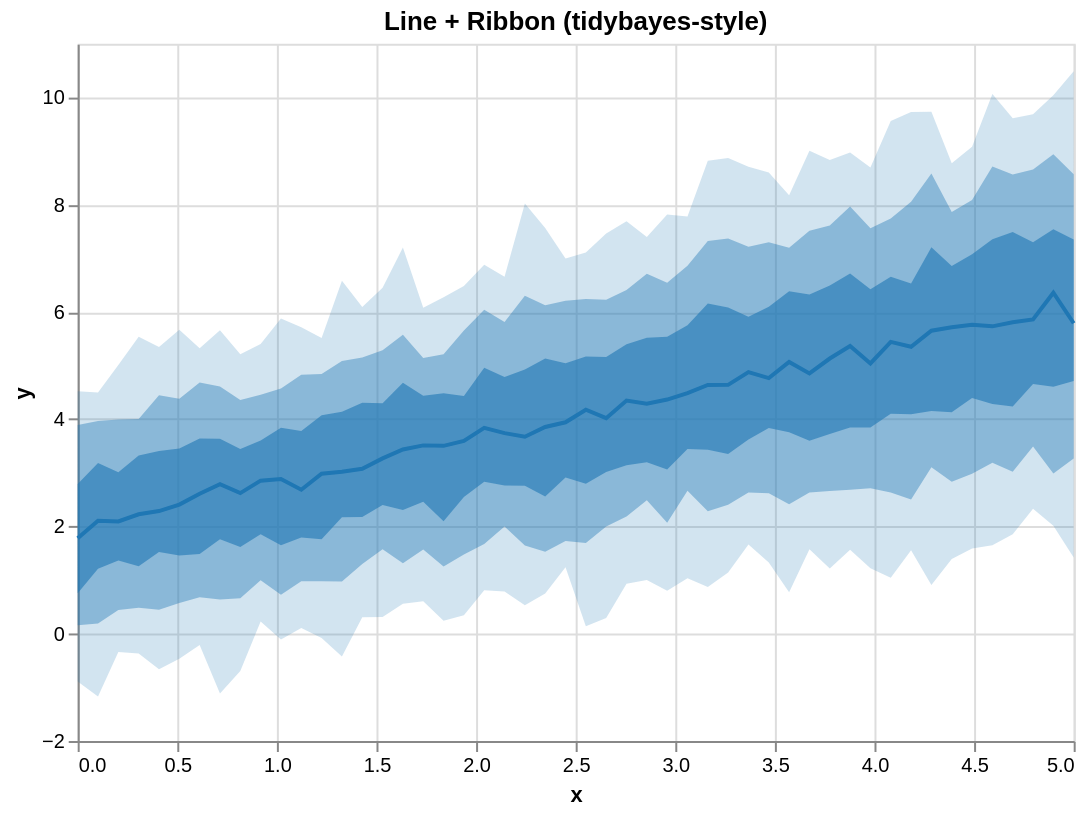

Write the Vega-Lite specification saved for this chart.
### Vega-Lite specification from a JSON file in a GitHub repository (floating-point values rounded to 4 significant figures)
{"$schema": "https://vega.github.io/schema/vega-lite/v5.json", "height": 350, "layer": [{"encoding": {"x": {"field": "x", "type": "quantitative"}, "y2": {"field": "hi_0_95_"}, "y": {"field": "lo_0_95_", "title": "y", "type": "quantitative"}}, "mark": {"line": false, "fill": "#1f77b4", "type": "area", "opacity": 0.2}}, {"encoding": {"x": {"field": "x", "type": "quantitative"}, "y2": {"field": "hi_0_8_"}, "y": {"field": "lo_0_8_", "title": "y", "type": "quantitative"}}, "mark": {"line": false, "fill": "#1f77b4", "type": "area", "opacity": 0.4}}, {"encoding": {"x": {"field": "x", "type": "quantitative"}, "y2": {"field": "hi_0_5_"}, "y": {"field": "lo_0_5_", "title": "y", "type": "quantitative"}}, "mark": {"line": false, "fill": "#1f77b4", "type": "area", "opacity": 0.6}}, {"encoding": {"x": {"field": "x", "type": "quantitative"}, "y": {"field": "__median__", "type": "quantitative"}}, "mark": {"color": "#1f77b4", "strokeWidth": 2, "type": "line"}}], "data": {"values": [{"lo_0_8_": 0.1568, "lo_0_95_": -0.8921, "hi_0_8_": 3.892, "x": 0.0, "__median__": 1.782, "hi_0_5_": 2.793, "hi_0_95_": 4.523, "lo_0_5_": 0.7554}, {"lo_0_8_": 0.1908, "lo_0_95_": -1.171, "hi_0_8_": 3.967, "x": 0.102, "__median__": 2.107, "hi_0_5_": 3.183, "hi_0_95_": 4.497, "lo_0_5_": 1.213}, {"lo_0_8_": 0.441, "lo_0_95_": -0.3421, "hi_0_8_": 3.995, "x": 0.2041, "__median__": 2.094, "hi_0_5_": 3.014, "hi_0_95_": 5.01, "lo_0_5_": 1.365}, {"lo_0_8_": 0.483, "lo_0_95_": -0.3679, "hi_0_8_": 4.005, "x": 0.3061, "__median__": 2.227, "hi_0_5_": 3.323, "hi_0_95_": 5.539, "lo_0_5_": 1.26}, {"lo_0_8_": 0.4484, "lo_0_95_": -0.6616, "hi_0_8_": 4.449, "x": 0.4082, "__median__": 2.288, "hi_0_5_": 3.41, "hi_0_95_": 5.347, "lo_0_5_": 1.525}, {"lo_0_8_": 0.5716, "lo_0_95_": -0.4641, "hi_0_8_": 4.383, "x": 0.5102, "__median__": 2.409, "hi_0_5_": 3.452, "hi_0_95_": 5.67, "lo_0_5_": 1.46}, {"lo_0_8_": 0.6787, "lo_0_95_": -0.2098, "hi_0_8_": 4.687, "x": 0.6122, "__median__": 2.612, "hi_0_5_": 3.642, "hi_0_95_": 5.322, "lo_0_5_": 1.487}, {"lo_0_8_": 0.6405, "lo_0_95_": -1.113, "hi_0_8_": 4.61, "x": 0.7143, "__median__": 2.787, "hi_0_5_": 3.638, "hi_0_95_": 5.657, "lo_0_5_": 1.764}, {"lo_0_8_": 0.6623, "lo_0_95_": -0.6933, "hi_0_8_": 4.359, "x": 0.8163, "__median__": 2.622, "hi_0_5_": 3.447, "hi_0_95_": 5.214, "lo_0_5_": 1.616}, {"lo_0_8_": 0.9977, "lo_0_95_": 0.2292, "hi_0_8_": 4.457, "x": 0.9184, "__median__": 2.855, "hi_0_5_": 3.602, "hi_0_95_": 5.401, "lo_0_5_": 1.857}, {"lo_0_8_": 0.7279, "lo_0_95_": -0.1054, "hi_0_8_": 4.573, "x": 1.02, "__median__": 2.884, "hi_0_5_": 3.841, "hi_0_95_": 5.877, "lo_0_5_": 1.649}, {"lo_0_8_": 0.9798, "lo_0_95_": 0.1083, "hi_0_8_": 4.83, "x": 1.122, "__median__": 2.686, "hi_0_5_": 3.78, "hi_0_95_": 5.716, "lo_0_5_": 1.796}, {"lo_0_8_": 0.9774, "lo_0_95_": -0.08056, "hi_0_8_": 4.845, "x": 1.224, "__median__": 2.984, "hi_0_5_": 4.075, "hi_0_95_": 5.513, "lo_0_5_": 1.764}, {"lo_0_8_": 0.9737, "lo_0_95_": -0.4249, "hi_0_8_": 5.085, "x": 1.327, "__median__": 3.022, "hi_0_5_": 4.141, "hi_0_95_": 6.583, "lo_0_5_": 2.172}, {"lo_0_8_": 1.301, "lo_0_95_": 0.3098, "hi_0_8_": 5.153, "x": 1.429, "__median__": 3.077, "hi_0_5_": 4.309, "hi_0_95_": 6.094, "lo_0_5_": 2.175}, {"lo_0_8_": 1.576, "lo_0_95_": 0.314, "hi_0_8_": 5.288, "x": 1.531, "__median__": 3.27, "hi_0_5_": 4.298, "hi_0_95_": 6.454, "lo_0_5_": 2.402}, {"lo_0_8_": 1.317, "lo_0_95_": 0.5614, "hi_0_8_": 5.577, "x": 1.633, "__median__": 3.436, "hi_0_5_": 4.679, "hi_0_95_": 7.203, "lo_0_5_": 2.307}, {"lo_0_8_": 1.571, "lo_0_95_": 0.6064, "hi_0_8_": 5.142, "x": 1.735, "__median__": 3.513, "hi_0_5_": 4.44, "hi_0_95_": 6.078, "lo_0_5_": 2.464}, {"lo_0_8_": 1.255, "lo_0_95_": 0.2443, "hi_0_8_": 5.212, "x": 1.837, "__median__": 3.505, "hi_0_5_": 4.483, "hi_0_95_": 6.273, "lo_0_5_": 2.097}, {"lo_0_8_": 1.478, "lo_0_95_": 0.3442, "hi_0_8_": 5.657, "x": 1.939, "__median__": 3.597, "hi_0_5_": 4.432, "hi_0_95_": 6.483, "lo_0_5_": 2.55}, {"lo_0_8_": 1.674, "lo_0_95_": 0.8105, "hi_0_8_": 6.043, "x": 2.041, "__median__": 3.839, "hi_0_5_": 4.962, "hi_0_95_": 6.881, "lo_0_5_": 2.835}, {"lo_0_8_": 2.0, "lo_0_95_": 0.7867, "hi_0_8_": 5.814, "x": 2.143, "__median__": 3.74, "hi_0_5_": 4.786, "hi_0_95_": 6.658, "lo_0_5_": 2.765}, {"lo_0_8_": 1.647, "lo_0_95_": 0.5327, "hi_0_8_": 6.305, "x": 2.245, "__median__": 3.673, "hi_0_5_": 4.927, "hi_0_95_": 8.024, "lo_0_5_": 2.76}, {"lo_0_8_": 1.53, "lo_0_95_": 0.7509, "hi_0_8_": 6.127, "x": 2.347, "__median__": 3.856, "hi_0_5_": 5.135, "hi_0_95_": 7.568, "lo_0_5_": 2.558}, {"lo_0_8_": 1.731, "lo_0_95_": 1.241, "hi_0_8_": 6.21, "x": 2.449, "__median__": 3.943, "hi_0_5_": 5.042, "hi_0_95_": 6.995, "lo_0_5_": 2.912}, {"lo_0_8_": 1.694, "lo_0_95_": 0.1411, "hi_0_8_": 6.243, "x": 2.551, "__median__": 4.177, "hi_0_5_": 5.172, "hi_0_95_": 7.111, "lo_0_5_": 2.796}, {"lo_0_8_": 2.002, "lo_0_95_": 0.2953, "hi_0_8_": 6.229, "x": 2.653, "__median__": 4.02, "hi_0_5_": 5.159, "hi_0_95_": 7.462, "lo_0_5_": 3.017}, {"lo_0_8_": 2.188, "lo_0_95_": 0.9336, "hi_0_8_": 6.408, "x": 2.755, "__median__": 4.349, "hi_0_5_": 5.397, "hi_0_95_": 7.69, "lo_0_5_": 3.141}, {"lo_0_8_": 2.489, "lo_0_95_": 1.002, "hi_0_8_": 6.715, "x": 2.857, "__median__": 4.29, "hi_0_5_": 5.517, "hi_0_95_": 7.399, "lo_0_5_": 3.199}, {"lo_0_8_": 2.069, "lo_0_95_": 0.8036, "hi_0_8_": 6.545, "x": 2.959, "__median__": 4.367, "hi_0_5_": 5.54, "hi_0_95_": 7.816, "lo_0_5_": 3.065}, {"lo_0_8_": 2.668, "lo_0_95_": 1.037, "hi_0_8_": 6.862, "x": 3.061, "__median__": 4.488, "hi_0_5_": 5.751, "hi_0_95_": 7.782, "lo_0_5_": 3.446}, {"lo_0_8_": 2.286, "lo_0_95_": 0.8731, "hi_0_8_": 7.325, "x": 3.163, "__median__": 4.64, "hi_0_5_": 6.158, "hi_0_95_": 8.819, "lo_0_5_": 3.43}, {"lo_0_8_": 2.404, "lo_0_95_": 1.144, "hi_0_8_": 7.369, "x": 3.265, "__median__": 4.641, "hi_0_5_": 6.081, "hi_0_95_": 8.87, "lo_0_5_": 3.35}, {"lo_0_8_": 2.632, "lo_0_95_": 1.664, "hi_0_8_": 7.215, "x": 3.367, "__median__": 4.878, "hi_0_5_": 5.911, "hi_0_95_": 8.708, "lo_0_5_": 3.62}, {"lo_0_8_": 2.619, "lo_0_95_": 1.33, "hi_0_8_": 7.301, "x": 3.469, "__median__": 4.767, "hi_0_5_": 6.097, "hi_0_95_": 8.603, "lo_0_5_": 3.835}, {"lo_0_8_": 2.414, "lo_0_95_": 0.7761, "hi_0_8_": 7.197, "x": 3.571, "__median__": 5.068, "hi_0_5_": 6.387, "hi_0_95_": 8.178, "lo_0_5_": 3.757}, {"lo_0_8_": 2.633, "lo_0_95_": 1.575, "hi_0_8_": 7.514, "x": 3.673, "__median__": 4.855, "hi_0_5_": 6.328, "hi_0_95_": 9.005, "lo_0_5_": 3.6}, {"lo_0_8_": 2.66, "lo_0_95_": 1.215, "hi_0_8_": 7.613, "x": 3.776, "__median__": 5.132, "hi_0_5_": 6.496, "hi_0_95_": 8.832, "lo_0_5_": 3.724}, {"lo_0_8_": 2.683, "lo_0_95_": 1.568, "hi_0_8_": 7.965, "x": 3.878, "__median__": 5.365, "hi_0_5_": 6.719, "hi_0_95_": 8.972, "lo_0_5_": 3.844}, {"lo_0_8_": 2.714, "lo_0_95_": 1.222, "hi_0_8_": 7.561, "x": 3.98, "__median__": 5.04, "hi_0_5_": 6.426, "hi_0_95_": 8.694, "lo_0_5_": 3.846}, {"lo_0_8_": 2.633, "lo_0_95_": 1.042, "hi_0_8_": 7.745, "x": 4.082, "__median__": 5.442, "hi_0_5_": 6.659, "hi_0_95_": 9.561, "lo_0_5_": 4.102}, {"lo_0_8_": 2.502, "lo_0_95_": 1.559, "hi_0_8_": 8.054, "x": 4.184, "__median__": 5.352, "hi_0_5_": 6.531, "hi_0_95_": 9.728, "lo_0_5_": 4.093}, {"lo_0_8_": 3.104, "lo_0_95_": 0.9092, "hi_0_8_": 8.584, "x": 4.286, "__median__": 5.65, "hi_0_5_": 7.205, "hi_0_95_": 9.736, "lo_0_5_": 4.154}, {"lo_0_8_": 2.836, "lo_0_95_": 1.392, "hi_0_8_": 7.862, "x": 4.388, "__median__": 5.715, "hi_0_5_": 6.856, "hi_0_95_": 8.775, "lo_0_5_": 4.132}, {"lo_0_8_": 2.984, "lo_0_95_": 1.592, "hi_0_8_": 8.086, "x": 4.49, "__median__": 5.762, "hi_0_5_": 7.077, "hi_0_95_": 9.082, "lo_0_5_": 4.395}, {"lo_0_8_": 3.189, "lo_0_95_": 1.65, "hi_0_8_": 8.713, "x": 4.592, "__median__": 5.732, "hi_0_5_": 7.358, "hi_0_95_": 10.06, "lo_0_5_": 4.285}, {"lo_0_8_": 3.022, "lo_0_95_": 1.857, "hi_0_8_": 8.563, "x": 4.694, "__median__": 5.808, "hi_0_5_": 7.49, "hi_0_95_": 9.612, "lo_0_5_": 4.239}, {"lo_0_8_": 3.489, "lo_0_95_": 2.33, "hi_0_8_": 8.658, "x": 4.796, "__median__": 5.86, "hi_0_5_": 7.301, "hi_0_95_": 9.685, "lo_0_5_": 4.657}, {"lo_0_8_": 2.987, "lo_0_95_": 2.012, "hi_0_8_": 8.94, "x": 4.898, "__median__": 6.36, "hi_0_5_": 7.544, "hi_0_95_": 10.04, "lo_0_5_": 4.606}, {"lo_0_8_": 3.266, "lo_0_95_": 1.424, "hi_0_8_": 8.569, "x": 5.0, "__median__": 5.79, "hi_0_5_": 7.351, "hi_0_95_": 10.49, "lo_0_5_": 4.713}]}, "title": "Line + Ribbon (tidybayes-style)", "width": 500}
